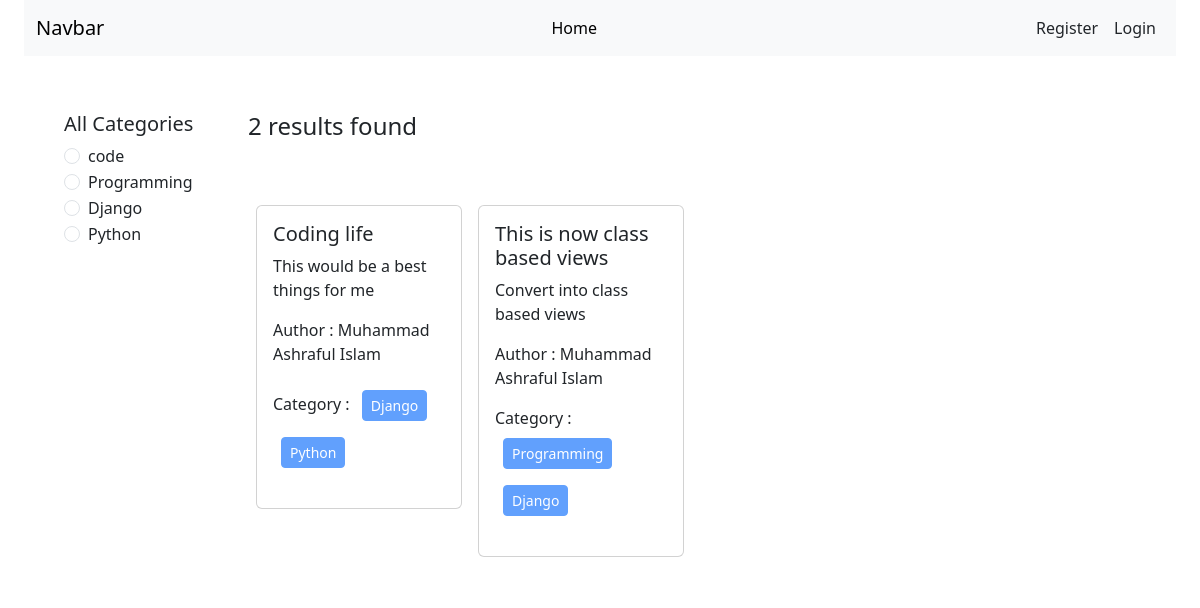
Before: / with the older database file.
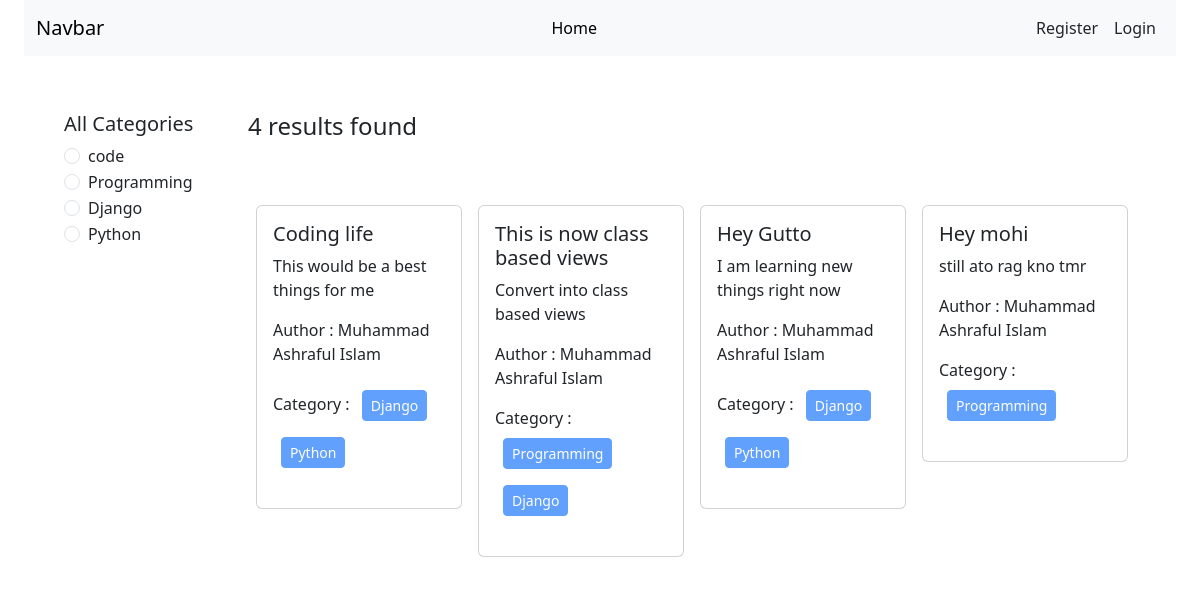
After: the same page with the newer database file.
### categories/models.py (models this page shows, shortened)
class Category(models.Model):
    name = models.CharField(max_length=30)
    slug = models.SlugField(max_length=100, null=True, blank=True)

### posts/models.py (models this page shows, shortened)
class Post(models.Model):
    title = models.CharField(max_length=50)
    content = models.TextField()
    image = models.ImageField(upload_to="posts/media/uploads/", blank=True, null= True)
    category = models.ManyToManyField(Category)
    author = models.ForeignKey(User, on_delete=models.CASCADE)

### blog/views.py (the view)
# urls.py: path("", views.home, name="home"),
def home(request, category_slug=None):
    data = Post.objects.all()
    if category_slug is not None:
        category = Category.objects.get(slug=category_slug)
        data = Post.objects.filter(category=category)
    categories = Category.objects.all()
    return render(request, "home.html", {"data": data, "category": categories})

### templates/home.html (shortened to what this page needs)
{% extends 'base.html' %}
{% load static %}
{% block content %}
<div class="d-flex flex-wrap p-4">
    <div class="col-2 bg-white p-3">
        <h5>All Categories</h5>
        {% for cat in category %}
        <div class="form-check">
            <input class="form-check-input" type="radio" name="category" id="{{cat.id}}" />
            <label class="form-check-label" for="{{cat.id}}">
                <a href="{% url 'category_wise_post' cat.slug %}"
                    class="text-decoration-none text-dark">{{cat.name}}</a>
            </label>
        </div>
        {% endfor %}
    </div>
    <div class="col-10 p-3">
        <h4>{{data | length}} results found</h4>
        <div class="d-flex flex-wrap pt-5">
            {% for post in data %}
            <div class="col-sm-3">
                <div class="card m-2">
                    <div class="card-body">
                        <h5 class="card-title">{{post.title}}</h5>
                        <p class="card-text">{{post.content}}</p>
                        <p>Author : {{post.author.first_name}} {{post.author.last_name}}</p>
                        <p>
                            Category : {% for cat in post.category.all %}
                            <button class="btn btn-primary btn-sm m-2" disabled>
                                {{cat.name}}
                            </button>
                            {% endfor %}
                        </p>
                    </div>
                </div>
            </div>
            {% endfor %}
        </div>
    </div>
</div>
{% endblock %}

Changed rows visible on the page:
added Post: title "Hey Gutto", content "I am learning new things right now", author.first_name "Muhammad Ashraful", author.last_name "Islam", Category (name "Django"), Category (name "Python")
added Post: title "Hey mohi", content "still ato rag kno tmr", author.first_name "Muhammad Ashraful", author.last_name "Islam", Category (name "Programming")
Other visible differences:
{{ data | length }}: "2" → "4"
